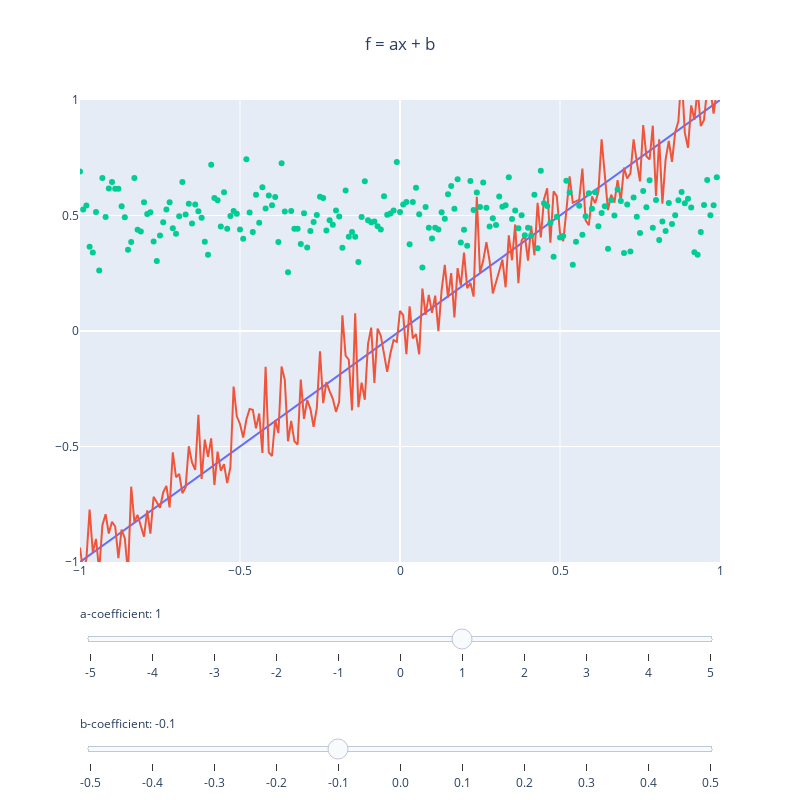

This figure's notebook cell:
### Code cell
fig = go.Figure()

for i in ab_combinations_frame.index:
    rec = ab_combinations_frame.loc[i]
    fig.add_trace(
        go.Line(
            visible=False,
            x=rec[['x1', 'x2']],
            y=rec[['y1', 'y2']]))

fig.add_trace(go.Scatter(x=np.arange(200) / 100 - 1, 
                         y=np.arange(200) / 100 - 1 + np.random.normal(loc=0, scale=0.1, size=200)))

fig.add_trace(go.Scatter(x=np.arange(200) / 100 - 1, 
                         y=np.ones(200) - 0.5 + np.random.normal(loc=0, scale=0.1, size=200),
                         mode='markers'))

    
fig.data[5].visible = True
fig.data[-1].visible = True
fig.data[-2].visible = True

a_steps = []
for a in a_variants:
    step = dict(method="update",
                args=[{"visible": [*list((ab_combinations_frame.a == a) & (ab_combinations_frame.b == 0)), True, True]}],
                label=str(a))
    a_steps.append(step)

b_steps = []
for b in b_variants:
    step = dict(method="update",
                args=[{"visible": [*list((ab_combinations_frame.b == b) & (ab_combinations_frame.a == 0)), True, True]}],
                label=str(b))
    b_steps.append(step)
    
sliders = [dict(active=5,
                currentvalue={"prefix": "a-coefficient: "},
                pad={"t": 40},
                steps=a_steps),
           dict(active=5,
                currentvalue={"prefix": "b-coefficient: "},
                pad={"t": 150},
                steps=b_steps)]

fig.update_layout(width=800, height=800, 
                  sliders=sliders, 
                  title='f = ax + b', title_x=0.5, 
                  showlegend=False)
fig.update_yaxes(range=[-1, 1])
fig.update_xaxes(range=[-1, 1])
fig.show()

### Figure 1 — Plotly figure (JSON) as saved in the notebook; plotly's stock layout.template omitted (floating-point values rounded to 4 significant figures; data arrays with more than 128 entries replaced by an {"elided": "..."} marker saying what was removed)
{"data": [{"type": "scatter", "visible": false, "x": [-2, 2], "y": [-0.5, -0.5]}, {"type": "scatter", "visible": false, "x": [-2, 2], "y": [-0.4, -0.4]}, {"type": "scatter", "visible": false, "x": [-2, 2], "y": [-0.3, -0.3]}, {"type": "scatter", "visible": false, "x": [-2, 2], "y": [-0.2, -0.2]}, {"type": "scatter", "visible": false, "x": [-2, 2], "y": [-0.1, -0.1]}, {"type": "scatter", "visible": false, "x": [-2, 2], "y": [0, 0]}, {"type": "scatter", "visible": false, "x": [-2, 2], "y": [0.1, 0.1]}, {"type": "scatter", "visible": false, "x": [-2, 2], "y": [0.2, 0.2]}, {"type": "scatter", "visible": false, "x": [-2, 2], "y": [0.3, 0.3]}, {"type": "scatter", "visible": false, "x": [-2, 2], "y": [0.4, 0.4]}, {"type": "scatter", "visible": false, "x": [-2, 2], "y": [0.5, 0.5]}, {"type": "scatter", "visible": false, "x": [-2, 2], "y": [10, -10]}, {"type": "scatter", "visible": false, "x": [-2, 2], "y": [8, -8]}, {"type": "scatter", "visible": false, "x": [-2, 2], "y": [6, -6]}, {"type": "scatter", "visible": false, "x": [-2, 2], "y": [4, -4]}, {"type": "scatter", "visible": false, "x": [-2, 2], "y": [2, -2]}, {"type": "scatter", "visible": true, "x": [-2, 2], "y": [-2, 2]}, {"type": "scatter", "visible": false, "x": [-2, 2], "y": [-4, 4]}, {"type": "scatter", "visible": false, "x": [-2, 2], "y": [-6, 6]}, {"type": "scatter", "visible": false, "x": [-2, 2], "y": [-8, 8]}, {"type": "scatter", "visible": false, "x": [-2, 2], "y": [-10, 10]}, {"type": "scatter", "visible": true, "x": {"elided": "200 float values"}, "y": {"elided": "200 float values"}}, {"mode": "markers", "type": "scatter", "visible": true, "x": {"elided": "200 float values"}, "y": {"elided": "200 float values"}}], "layout": {"height": 800, "showlegend": false, "sliders": [{"active": 6, "currentvalue": {"prefix": "a-coefficient: "}, "pad": {"t": 40}, "steps": [{"args": [{"visible": [false, false, false, false, false, false, false, false, false, false, false, true, false, false, false, false, false, false, false, false, false, true, true]}], "label": "-5", "method": "update"}, {"args": [{"visible": [false, false, false, false, false, false, false, false, false, false, false, false, true, false, false, false, false, false, false, false, false, true, true]}], "label": "-4", "method": "update"}, {"args": [{"visible": [false, false, false, false, false, false, false, false, false, false, false, false, false, true, false, false, false, false, false, false, false, true, true]}], "label": "-3", "method": "update"}, {"args": [{"visible": [false, false, false, false, false, false, false, false, false, false, false, false, false, false, true, false, false, false, false, false, false, true, true]}], "label": "-2", "method": "update"}, {"args": [{"visible": [false, false, false, false, false, false, false, false, false, false, false, false, false, false, false, true, false, false, false, false, false, true, true]}], "label": "-1", "method": "update"}, {"args": [{"visible": [false, false, false, false, false, true, false, false, false, false, false, false, false, false, false, false, false, false, false, false, false, true, true]}], "label": "0", "method": "update"}, {"args": [{"visible": [false, false, false, false, false, false, false, false, false, false, false, false, false, false, false, false, true, false, false, false, false, true, true]}], "label": "1", "method": "update"}, {"args": [{"visible": [false, false, false, false, false, false, false, false, false, false, false, false, false, false, false, false, false, true, false, false, false, true, true]}], "label": "2", "method": "update"}, {"args": [{"visible": [false, false, false, false, false, false, false, false, false, false, false, false, false, false, false, false, false, false, true, false, false, true, true]}], "label": "3", "method": "update"}, {"args": [{"visible": [false, false, false, false, false, false, false, false, false, false, false, false, false, false, false, false, false, false, false, true, false, true, true]}], "label": "4", "method": "update"}, {"args": [{"visible": [false, false, false, false, false, false, false, false, false, false, false, false, false, false, false, false, false, false, false, false, true, true, true]}], "label": "5", "method": "update"}]}, {"active": 4, "currentvalue": {"prefix": "b-coefficient: "}, "pad": {"t": 150}, "steps": [{"args": [{"visible": [true, false, false, false, false, false, false, false, false, false, false, false, false, false, false, false, false, false, false, false, false, true, true]}], "label": "-0.5", "method": "update"}, {"args": [{"visible": [false, true, false, false, false, false, false, false, false, false, false, false, false, false, false, false, false, false, false, false, false, true, true]}], "label": "-0.4", "method": "update"}, {"args": [{"visible": [false, false, true, false, false, false, false, false, false, false, false, false, false, false, false, false, false, false, false, false, false, true, true]}], "label": "-0.3", "method": "update"}, {"args": [{"visible": [false, false, false, true, false, false, false, false, false, false, false, false, false, false, false, false, false, false, false, false, false, true, true]}], "label": "-0.2", "method": "update"}, {"args": [{"visible": [false, false, false, false, true, false, false, false, false, false, false, false, false, false, false, false, false, false, false, false, false, true, true]}], "label": "-0.1", "method": "update"}, {"args": [{"visible": [false, false, false, false, false, true, false, false, false, false, false, false, false, false, false, false, false, false, false, false, false, true, true]}], "label": "0.0", "method": "update"}, {"args": [{"visible": [false, false, false, false, false, false, true, false, false, false, false, false, false, false, false, false, false, false, false, false, false, true, true]}], "label": "0.1", "method": "update"}, {"args": [{"visible": [false, false, false, false, false, false, false, true, false, false, false, false, false, false, false, false, false, false, false, false, false, true, true]}], "label": "0.2", "method": "update"}, {"args": [{"visible": [false, false, false, false, false, false, false, false, true, false, false, false, false, false, false, false, false, false, false, false, false, true, true]}], "label": "0.3", "method": "update"}, {"args": [{"visible": [false, false, false, false, false, false, false, false, false, true, false, false, false, false, false, false, false, false, false, false, false, true, true]}], "label": "0.4", "method": "update"}, {"args": [{"visible": [false, false, false, false, false, false, false, false, false, false, true, false, false, false, false, false, false, false, false, false, false, true, true]}], "label": "0.5", "method": "update"}]}], "title": {"text": "f = ax + b", "x": 0.5}, "width": 800, "xaxis": {"range": [-1, 1], "type": "linear"}, "yaxis": {"range": [-1, 1], "type": "linear"}}}
